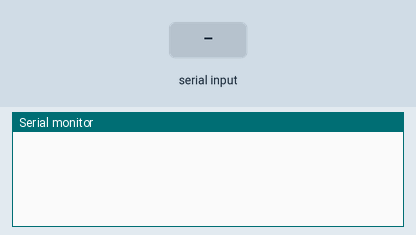
Bench run of a sketch on a simulated Arduino Uno, built with avr-gcc and run on an emulated ATmega328P. On the bench: the last lines printed to the serial monitor. The inputs (shaded band) are chosen by the test bench. The modem accepts every AT command (registered, SIM ready, sends succeed) and sends nothing else.

Above: at 1.3 s.
1.4 s: "s" received over Serial
At 2.8 s:
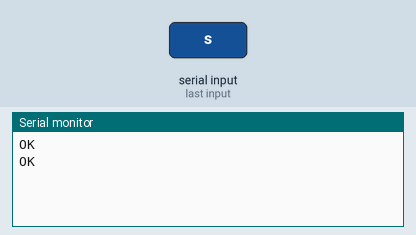
3.9 s: "s" received over the second serial link
At 4.7 s:
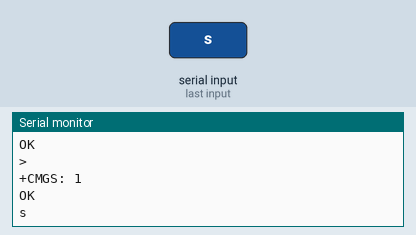
5.4 s: "1" received over the second serial link
At 5.8 s:
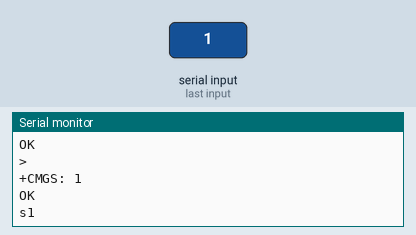

Measured:
- after the input at 1.4 s, the serial monitor: prints a new line after 0.51 s (image 1)
- after the input at 3.9 s, the serial monitor: prints a new line at once (image 2)
- after the input at 5.4 s, the serial monitor: prints a new line at once (image 3)

The sketch:

test_GSM_ver1.ino
```cpp
#include <SoftwareSerial.h> //gia lap TX RX
SoftwareSerial mySerial(9, 10);
char msg;
char call;

void setup()
{
  mySerial.begin(9600);   // Setting the baud rate of GSM Module
  Serial.begin(9600);    // Setting the baud rate of Serial Monitor (Arduino)

  delay(100);
}

void loop()
{
  if (Serial.available()>0)
   switch(Serial.read())
  {
    case 's':
     sent_data("trung");
      break;

  }

 if (mySerial.available()>0)
 Serial.write(mySerial.read()); // mySerial.read => xoa ky tu vua doc

}
///////////////////////////////

void sent_data(String datasent)
{

  mySerial.println("AT"); //Once the handshake test is successful, it will back to OK
  updateSerial();
  mySerial.println("AT+CMGF=1"); // Configuring TEXT mode
  updateSerial();
  mySerial.println("AT+CMGS=\"+84834234523\"");//change ZZ with country code and xxxxxxxxxxx with phone number to sms
  updateSerial();
  mySerial.print(datasent); //text content_____Ex: mySerial.println("TRUNG_sim800a sms CANH BAO TROM");
  updateSerial();
  mySerial.write(26);  // mySerial.println((char)26);
//  ss.listen();  //Accept just only 1 uart enable
}

void updateSerial()
{
  delay(500);
  while (Serial.available())
  {
    mySerial.write(Serial.read());//Forward what Serial received to Software Serial Port
  }
  while (mySerial.available())
  {
    Serial.write(mySerial.read());//Forward what Software Serial received to Serial Port
  }
}
```
